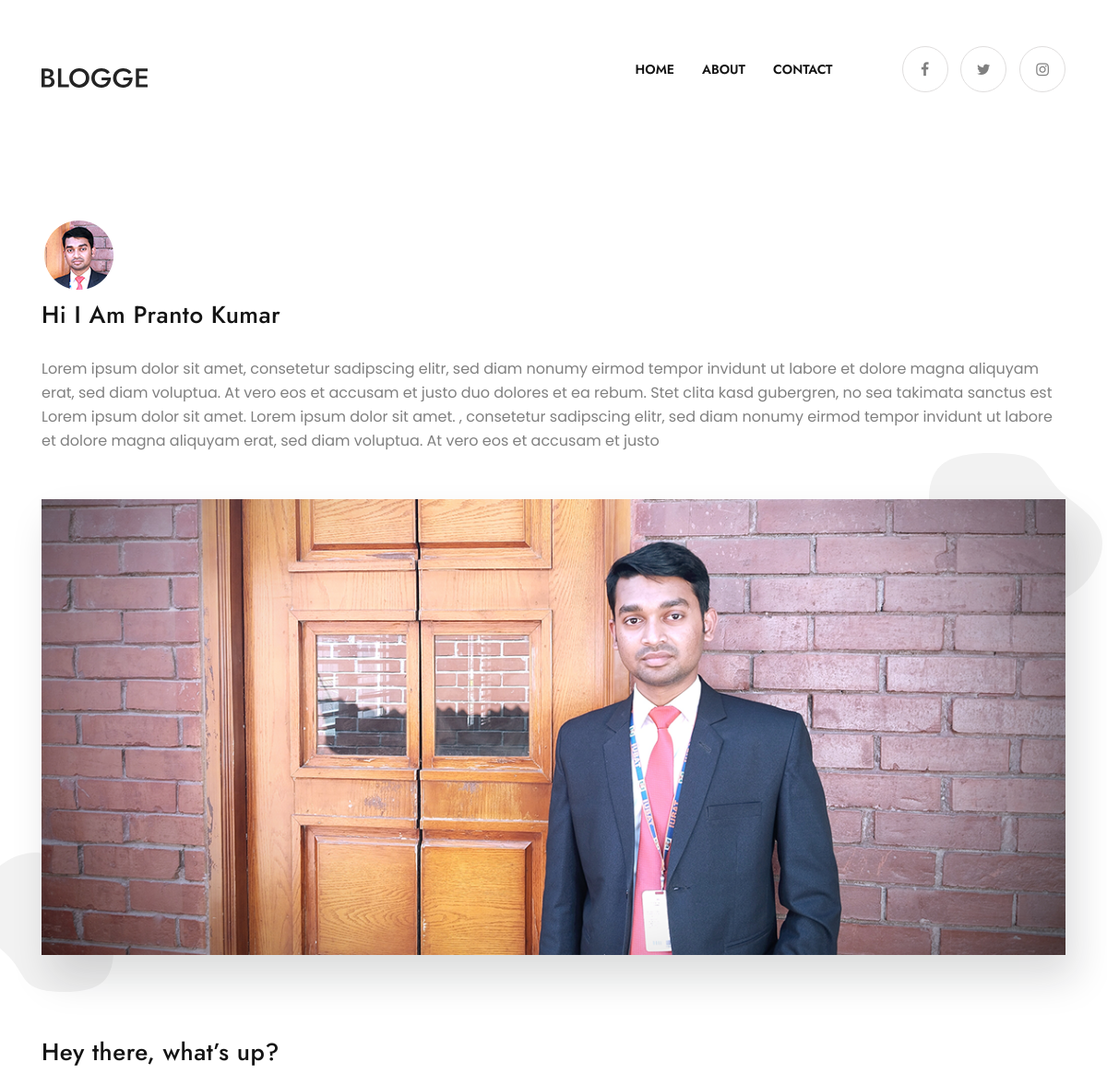
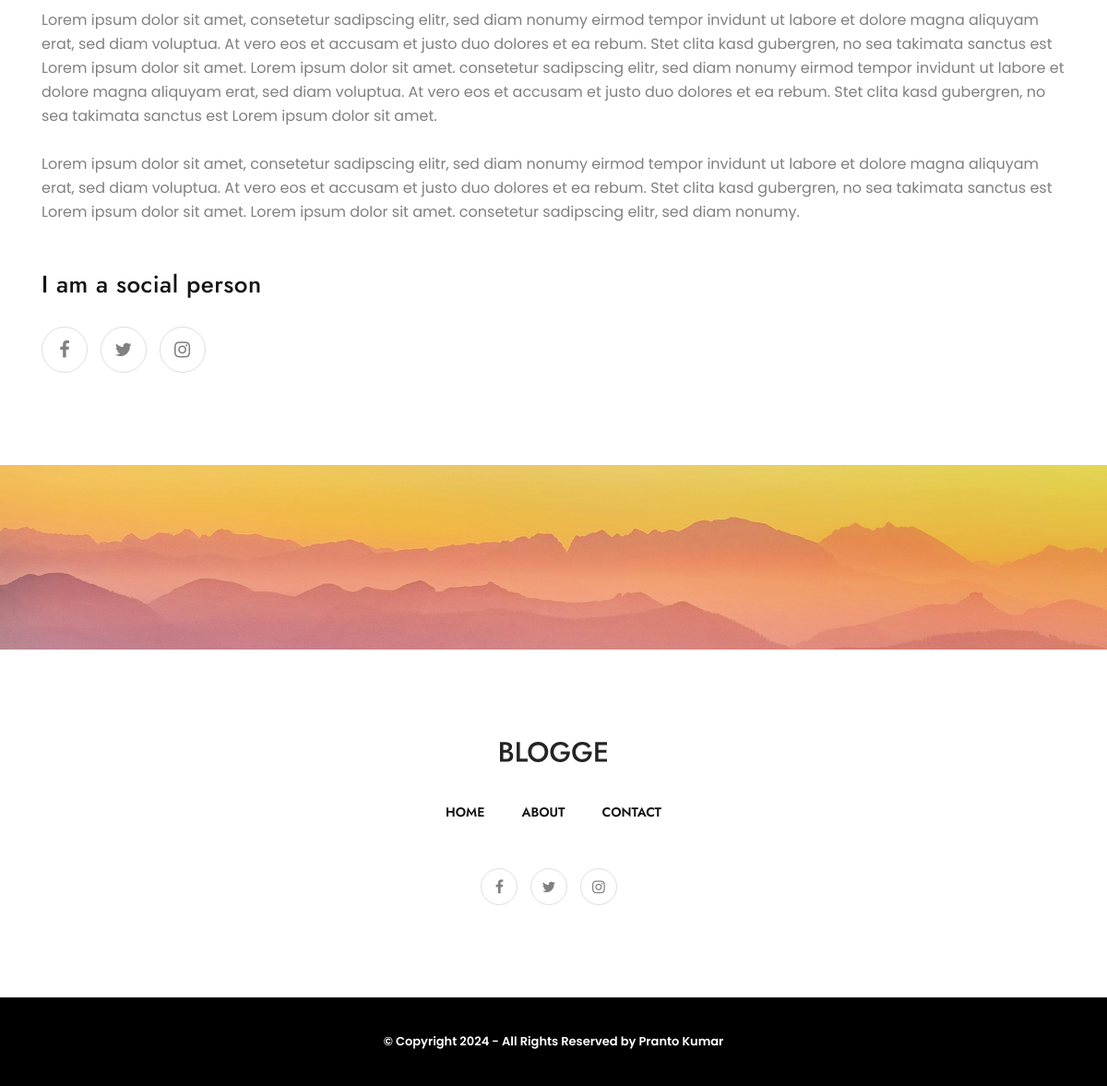
The page /about/ on the database its author committed (2 pictures, top to bottom).
### myapp/models.py (models this page shows, shortened)
class About(models.Model):
    about_title = models.CharField(max_length=80)
    about_description = models.CharField(max_length=600)
    about_pofile_image= models.ImageField(upload_to='about_img/', default='#')
    about_cover_image= models.ImageField(upload_to='about_img/', default='#')

### myapp/views.py (the view)
# urls.py: path('about/', about,name='about'),
def about(request):
    about = About.objects.get()
    return render(request, "about.html",{'about':about})

### myapp/templates/about.html (shortened to what this page needs)
<!DOCTYPE html>
<html lang="en">
<head>
  {% load static %}
  <link href="{% static 'css/style.css' %}" rel="stylesheet" />
</head>
<body>
<nav class="main-nav navbar navbar-expand-lg">
  <div class="container">
    <a class="navbar-brand" href="{% url 'index' %}">
      <img class="logo-main" src="{% static 'images/logo.svg' %}" alt="logo" />
    </a>
    <div class="collapse navbar-collapse nav-list" id="mainNav">
      <ul class="navbar-nav ml-auto">
        <li class="nav-item">
          <a class="nav-link" href="{% url 'index' %}">Home </a>
        </li>
        <li class="nav-item">
          <a class="nav-link" href="{% url 'about' %}">About </a>
        </li>
        <li class="nav-item">
          <a class="nav-link" href="{% url 'contact' %}">Contact</a>
        </li>
      </ul>
      <ul class="main-nav-social">
        <li>
          <a href="#"><i class="fa fa-facebook"></i></a>
        </li>
        <li>
          <a href="#"><i class="fa fa-twitter"></i></a>
        </li>
        <li>
          <a href="#"><i class="fa fa-instagram"></i></a>
        </li>
      </ul>
    </div>
  </div>
</nav>
<section class="about">
  <div class="container">
    <div class="row">
      <div class="col-lg-12">
        <div class="about-me"><img src="{{ about.about_pofile_image.url }}" alt="image">
          <h3>{{ about.about_title }}</h3>
          <p>{{ about.about_description }}</p>
          <div class="banner">
            <div class="about-shape-right-top">
            </div>
            <div class="about-shape-left-bottom">
            </div>
            <img src="{{ about.about_cover_image.url }}" alt="banner">
          </div>
          <h3>Hey there, what’s up?</h3>
          <p>Lorem ipsum dolor sit amet, consetetur sadipscing elitr, sed diam nonumy eirmod tempor invidunt ut labore
            et dolore magna aliquyam erat, sed diam voluptua. At vero eos et accusam et justo duo dolores et ea rebum.
            Stet clita kasd gubergren, no sea takimata sanctus est Lorem ipsum dolor sit amet. Lorem ipsum dolor sit
            amet.
            consetetur sadipscing elitr, sed diam nonumy eirmod tempor invidunt ut labore et dolore magna aliquyam erat,
            sed diam voluptua. At vero eos et accusam et justo duo dolores et ea rebum. Stet clita kasd gubergren, no
            sea takimata sanctus est Lorem ipsum dolor sit amet. <br> <br>Lorem ipsum dolor sit amet, consetetur
            sadipscing elitr, sed diam nonumy eirmod tempor invidunt ut labore et dolore magna aliquyam erat, sed diam
            voluptua. At vero eos et accusam et justo duo dolores et ea rebum. Stet clita kasd gubergren, no sea
            takimata sanctus est Lorem ipsum dolor sit amet. Lorem ipsum dolor sit amet.
            consetetur sadipscing elitr, sed diam nonumy.
          </p>
          <h3>I am a social person</h3>
          <ul class="soicel-icon">
            <li> <a href="#"><i class="fa fa-facebook"></i></a></li>
            <li> <a href="#"><i class="fa fa-twitter"></i></a></li>
            <li> <a href="#"><i class="fa fa-instagram"></i></a></li>
          </ul>
        </div>
      </div>
    </div>
  </div>
</section>
<section class="instagram">
  <div class="container-fluid">
    <div class="row">
      <div class="col-lg-12">
        <div class="instagram-item">
          <div class="instagram-item-thum">
            <img src="{% static 'images/blog/bottom_banar.png' %}" alt="image">
          </div>
        </div>
      </div>
    </div>
  </div>
</section>
<section class="footer">
  <div class="container-fluid">
    <div class="row">
      <div class="col-lg-6 mx-auto text-center">
        <div class="footer-logo">
          <img src="{% static 'images/logo.svg' %}" alt="logo" />
        </div>
      </div>
    </div>
    <div class="row">
      <div class="col-lg-6 mx-auto">
        <div class="footer-nav">
          <ul class="navbar-nav">
            <li class="nav-item">
              <a class="nav-link" href="{% url 'index' %}">Home </a>
            </li>
            <li class="nav-item">
              <a class="nav-link" href="{% url 'about' %}">About </a>
            </li>
            <li class="nav-item">
              <a class="nav-link" href="{% url 'contact' %}">Contact</a>
            </li>
          </ul>
        </div>
      </div>
    </div>
    <div class="row">
      <div class="col-lg-6 mx-auto">
        <div class="sociale-icon">
          <ul>
            <li>
              <a href="#"><i class="fa fa-facebook"></i></a>
            </li>
            <li>
              <a href="#"><i class="fa fa-twitter"></i></a>
            </li>
            <li>
              <a href="#"><i class="fa fa-instagram"></i></a>
            </li>
          </ul>
        </div>
      </div>
    </div>
    <div class="row">
      <div class="col-lg-12">
        <div class="copy-right">
          <p>© Copyright <span id="copyrightYear"></span> - All Rights Reserved by <a href="#" target="_blank">Pranto Kumar</a></p>
        </div>
      </div>
    </div>
  </div>
</section>
</body>
</html>

### rows shown on the page
About: about_pofile_image (placeholder picture), about_title "Hi I Am Pranto Kumar", about_description "Lorem ipsum dolor sit amet, consetetur sadipscing elitr, sed diam nonumy eirmod tempor invidunt ut labore et dolore magna aliquyam erat, sed diam voluptua. At vero eos et accusam et justo duo dolores et ea rebum. Stet clita kasd gubergren, no sea takimata sanctus est Lorem ipsum dolor sit amet. Lorem ipsum dolor sit amet. , consetetur sadipscing elitr, sed diam nonumy eirmod tempor invidunt ut labore et dolore magna aliquyam erat, sed diam voluptua. At vero eos et accusam et justo", about_cover_image (picture)
